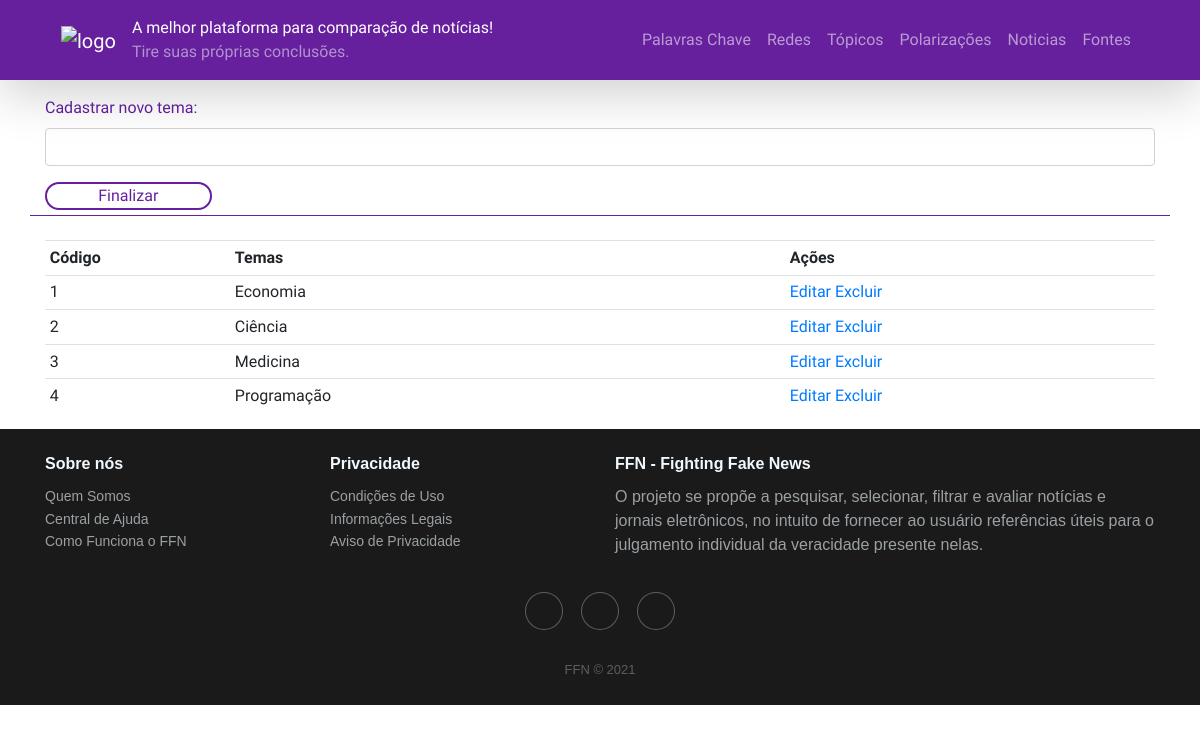
Page /CRUD/lctemas.php on the committed database.
### tables this page shows
create table tb_temas(
	tem_codigo int auto_increment,
    tem_tema varchar(45),
    constraint pk_temas primary key(tem_codigo)
);

### CRUD/lctemas.php (the view, shortened to what this page needs)
<?php
include("../config.php");
$consulta = $conexao->query("select * from tb_temas");
?>
<!DOCTYPE html>
<html lang="pt-br">
  <head>
    <link
      rel="stylesheet"
      href="https://maxcdn.bootstrapcdn.com/bootstrap/4.0.0/css/bootstrap.min.css"
    />
    <link
      rel="stylesheet"
      href="https://cdnjs.cloudflare.com/ajax/libs/twitter-bootstrap/4.1.3/css/bootstrap.min.css"
    />
    <link
      rel="stylesheet"
      href="https://cdnjs.cloudflare.com/ajax/libs/ionicons/2.0.1/css/ionicons.min.css"
    />
    <link rel="stylesheet" href="../ffn-style.css" />
  </head>
  <body id="body-search-result">
    <header class= "sticky-top">
      <div class="shadow-lg rounded">
        <div class="container">
          <nav class="navbar navbar-expand-md navbar-dark">
          <a class="navbar-brand" href="../index.php">
              <img
                src="https://i.imgur.com/ZB9JOd9.png"
                alt="logo"
                width="125px"
                class="image-fluid"
              />
            </a>
            <div style="font-family: 'Libre Franklin', sans-serif;" class="navbar-slotext">
              <span class="navbar-text pb-0" style="color:white; font-weight: 460;"
                >A melhor plataforma para comparação&nbsp;de notícias!
              </span>
              <br>
              <span class="navbar-text pt-0" id="subslogan"
                >Tire suas próprias conclusões.
              </span>
            </div>
            <div class="collapse navbar-collapse" id="head-div">
              <div class="navbar-nav ml-auto">
              <a class="nav-item nav-link" href="lcpalavra.php">
                  Palavras Chave</a>
                <a class="nav-item nav-link" href="lcredes.php">
                  Redes
                </a>
                <a class="nav-item nav-link" href="lctemas.php">
                  Tópicos</a>
                <a class="nav-item nav-link" href="lcpolarizacao.php">
                  Polarizações</a>
                <a class="nav-item nav-link" href="listanoticias.php">
                  Noticias</a>
                <a class="nav-item nav-link" href="listafontes.php">
                  Fontes</a>
              </div>
            </div>
          </nav>
        </div>
      </div>
    </header>
    <div class="container mt-3" id="area-pesquisa"
      style="color: #66209e; border-bottom: 1px solid #66209e">
      <form class="form" action="?" method="POST" id="form-search">
        <div class="form-group">
          <label for="search">Cadastrar novo tema:</label>
          <input
          type="text"
          name="tema"
          class="form-control"
          id="pesquisa"
          autofocus
          style="font-family: Libre Franklin;"/>
        </div>
          <div class="form-group" style="margin-bottom: 5px;">
            <input type="submit" value="Finalizar" id="enviar2" />
          </div>
        </div>
      <br>
    <div class="container">
      <table class="table table-sm">
        <tr class="instrucoes">
          <th class="col-xs-2 col-sm-2 col-md-2" scope="col">Código</th>
          <th class="col-xs-8 col-sm-8 col-md-6" scope="col">Temas</th>
          <th class="col-xs-8 col-sm-8 col-md-6" scope="col">Ações</th>
        </tr>
        <?php while($resultado = $consulta->fetch_assoc()){ ?>
            <tr class="result">
                <td><?php echo $resultado['tem_codigo']?></td>
                <td><?php echo $resultado['tem_tema']?></td>
                <td class="editar" >
                  <a href="editartemas.php?codigo=<?php echo $resultado['tem_codigo'];?>">Editar</a>
                  <a href="?excluir=<?php echo $resultado['tem_codigo'];?>">Excluir</a>
                </td>
            </tr>
        <?php } ?>
      </table>
    </div>
    <div class="footer-dark">
      <footer>
        <div class="container" style="font-family: sans-serif;">
          <div class="row">
            <div class="col-sm-6 col-md-3 item">
              <h3>Sobre nós</h3>
              <ul>
                <li><a href="#">Quem Somos</a></li>
                <li><a href="#">Central de Ajuda</a></li>
                <li><a href="#">Como Funciona o FFN</a></li>
              </ul>
            </div>
            <div class="col-sm-6 col-md-3 item">
              <h3>Privacidade</h3>
              <ul>
                <li><a href="#">Condições de Uso</a></li>
                <li><a href="#">Informações Legais</a></li>
                <li><a href="#">Aviso de Privacidade</a></li>
              </ul>
            </div>
            <div class="col-md-6 item text">
              <h3>FFN - Fighting Fake News</h3>
              <p>
                O projeto se propõe a pesquisar, selecionar, filtrar e avaliar
                notícias e jornais eletrônicos, no intuito de fornecer ao usuário
                referências úteis para o julgamento individual da veracidade presente nelas.
              </p>
            </div>
            <div class="col item social">
              <a href="#"><i class="icon ion-social-facebook"></i></a>
              <a href="#"><i class="icon ion-social-twitter"></i></a>
              <a href="#"><i class="icon ion-social-instagram"></i></a>
            </div>
          </div>
          <p class="copyright">
            FFN © 2021</p>
        </div>
      </footer>
    </div>
  </body>
</html>

### ffn-style.css (style rules this page uses)
* { margin: 0; padding: 0; border: 0; }
header { background-color: #66209e; }
#head-div a { font-weight: 460; color: rgba(255, 255, 255, 0.55); transition: .15s; }
body { font-family: 'Urbanist', sans-serif; }
#fomr-search, #area-pesquisa { margin-top: 15px; }
#enviar2 { border: 2px solid #66209e; border-radius: 30px; width: 15%; background: none; color: #66209e; }
.footer-dark { padding: 25px 0; color: #f0f9ff; background-color: #1a1a1a; }
.footer-dark h3 { margin-top: 0; margin-bottom: 12px; font-weight: bold; font-size: 16px; }
.footer-dark ul { padding: 0; list-style: none; line-height: 1.6; font-size: 14px; margin-bottom: 0; }
.footer-dark ul a { color: inherit; text-decoration: none; opacity: 0.6; }
p.copyright { margin: 0; padding: 0; }
.footer-dark .item.text { margin-bottom: 36px; }
.footer-dark .item.text p { opacity: 0.6; margin-bottom: 0; }
.footer-dark .item.social { text-align: center; }
.footer-dark .item.social > a { font-size: 20px; width: 36px; height: 36px; line-height: 36px; display: inline-block; text-align: center; border-radius: 50%; box-shadow: 0 0 0 1px rgba(255, 255, 255, 0.4); margin: 0 8px; color: #fff; opacity: 0.75; }
.footer-dark .copyright { text-align: center; padding-top: 24px; opacity: 0.3; font-size: 13px; margin-bottom: 0; }

### rows in the picture
tb_temas: tem_codigo "1", tem_tema "Economia"
tb_temas: tem_codigo "2", tem_tema "Ciência"
tb_temas: tem_codigo "3", tem_tema "Medicina"
tb_temas: tem_codigo "4", tem_tema "Programação"
